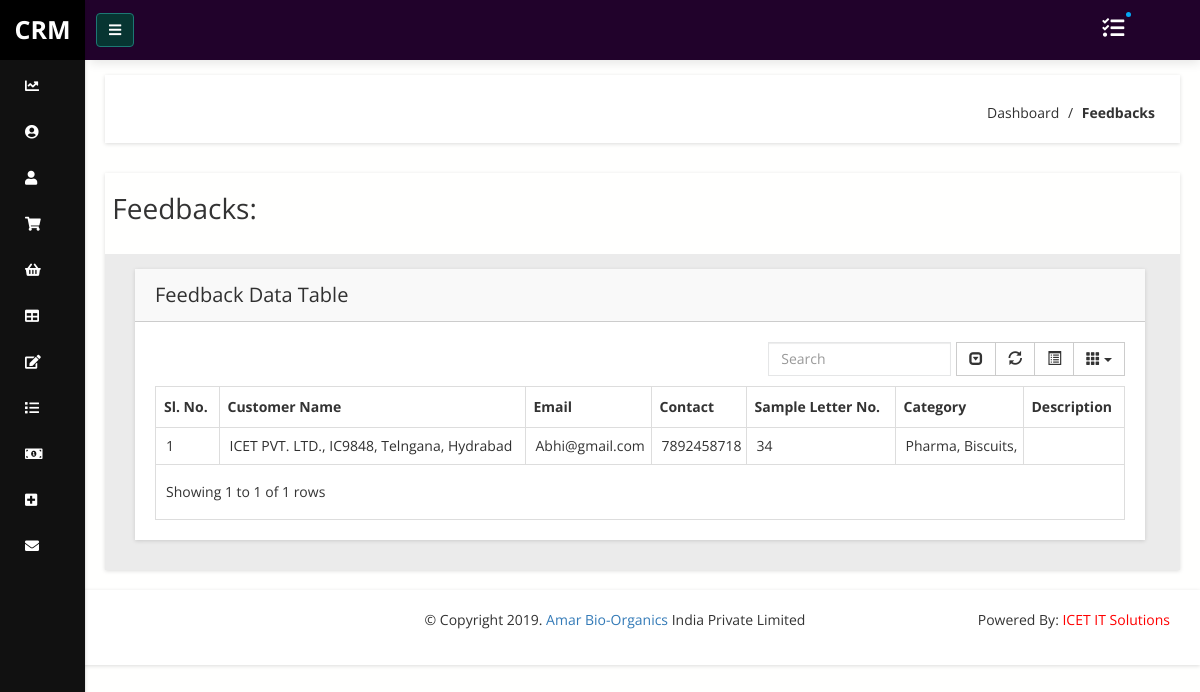
The app's page /feedback/list (signed in) with its own data.
### crm/models.py (models this page shows, shortened)
class Feedback(models.Model):
	feedback_id = models.AutoField(primary_key=True)
	user = models.ForeignKey(User,on_delete=models.CASCADE)
	customer_name = models.ForeignKey(Lead, on_delete=models.CASCADE)
	email = models.EmailField()
	contact = models.CharField(max_length=13, null=True, blank=True)
	sample_letter = models.CharField(max_length=50, blank=True, null=True)
	sample1_name = models.CharField(max_length=1000, blank=True, null=True)
	comment1 = models.TextField(max_length=1000, blank=True, null=True)
	sample2_name = models.CharField(max_length=1000, blank=True, null=True)
	comment2 = models.TextField(max_length=1000, blank=True, null=True)
	sample3_name = models.CharField(max_length=1000, blank=True, null=True)
	comment3 = models.TextField(max_length=1000, blank=True, null=True)
	sample4_name = models.CharField(max_length=1000, blank=True, null=True)
	comment4 = models.TextField(max_length=1000, blank=True, null=True)
	sample5_name = models.CharField(max_length=1000, blank=True, null=True)
	comment5 = models.TextField(max_length=1000, blank=True, null=True)
	sample6_name = models.CharField(max_length=1000, blank=True, null=True)
	comment6 = models.TextField(max_length=1000, blank=True, null=True)
	sample7_name = models.CharField(max_length=1000, blank=True, null=True)
	comment7 = models.TextField(max_length=1000, blank=True, null=True)
	sample8_name = models.CharField(max_length=1000, blank=True, null=True)
	comment8 = models.TextField(max_length=1000, blank=True, null=True)
	sample9_name = models.CharField(max_length=1000, blank=True, null=True)
	comment9 = models.TextField(max_length=1000, blank=True, null=True)
	sample10_name = models.CharField(max_length=1000, blank=True, null=True)
	comment10 = models.TextField(max_length=1000, blank=True, null=True)
	description = models.TextField(max_length=1000, blank=True, null=True)

class Lead(models.Model):
	categories_choice = (('Bakery','Bakery'),
					('Pharma','Pharma'),
					('Beverages','Beverages'),
					('Ice-Creams','Ice-Creams'),
					('Biscuits','Biscuits'),
					('Confectionary','Confectionary'),
					('B.C','B.C'),
					('Cookies','Cookies'),
					('SPF','SPF'))
	lead_id = models.AutoField(primary_key=True)
	user = models.ForeignKey(User, on_delete=models.CASCADE, null=True, blank=True)
	contacts = models.ManyToManyField(Contact)
	lead_name = models.CharField(max_length=100,blank=True,null=True)
	first_name = models.CharField(max_length=100,null=True,blank=True)
	last_name = models.CharField(max_length=100,null=True,blank=True)
	code = models.CharField(max_length=100, unique=True)
	lead_company = models.CharField(max_length=100,null=True,blank=True)
	status = models.CharField(max_length=255, blank=True,null=True, choices=LEAD_STATUS, default="New")
	source = models.CharField(max_length=255,blank=True, null=True, choices=LEAD_SOURCE)
	phone = models.CharField(max_length=20, null=True,blank=True)
	land_line = models.CharField(max_length=20, null=True,blank=True)
	email = models.EmailField(blank=True,null=True)
	website = models.CharField(max_length=100,null=True,blank=True)
	address = models.CharField(max_length=100,null=True,blank=True)
	street =  models.CharField(max_length=100,null=True,blank=True)
	city = models.CharField(max_length=100,null=True,blank=True)
	dob1 = models.DateField()
	state =  models.CharField(max_length=100,null=True,blank=True)
	postal_code = models.IntegerField(blank=True,null=True)
	country = models.CharField(max_length=100, choices=COUNTRIES,null=True,blank=True)
	description = models.TextField(blank=True, null=True)
	attachment = models.FileField(upload_to='LeadAttach/', null=True, blank=True)
	attachment1 = models.FileField(upload_to='FSSAIL/', null=True, blank=True)
	attachment2 = models.FileField(upload_to='GST/', null=True, blank=True)
	created_on = models.DateTimeField(auto_now=True)
	designation = models.CharField(max_length=100,blank=True,null=True)
	categories = models.ManyToManyField(Category)
	lead_active = models.BooleanField(default=True)
	gst_number = models.CharField(max_length=200,null=True,blank=True)
	department = models.CharField(max_length=200,null=True,blank=True)
	currency_code = models.CharField(max_length=200,choices=CURRENCY_CODES,default='INR')
	def __str__(self):
		if self.code:
			return self.lead_company +', '+ self.code+', '+ self.state+', '+self.city
		else:
			return self.lead_company+', '+ self.state+', '+self.city

class Category(models.Model):
	id = models.AutoField(primary_key=True)
	name = models.CharField(max_length=200)
	def __str__(self):
		return self.name

### crm/views.py (the view)
# urls.py: path('feedback/list', feedback_list),
def feedback_list(request):
	user = request.user
	if user.is_superuser:
		feedback = Feedback.objects.all()
		return render(request,'feedback_admin.html',{"feedback":feedback})
	else:
		feedback = Feedback.objects.filter(user=user)
		return render(request,'feedback_list.html',{'feedback':feedback})

### crm/templates/feedback_list.html (shortened to what this page needs)
 {% extends 'base.html' %} {% load staticfiles %} {% load widget_tweaks %} {% block content %}
<div class="breadcome-area mg-b-30 small-dn">
    <div class="container-fluid">
        <div class="row">
            <div class="col-lg-12">
                <div class="breadcome-list map-mg-t-40-gl shadow-reset">
                    <div class="row">
                        <div class="col-lg-6 col-md-6 col-sm-6 col-xs-6 pull-right">
                            <ul class="breadcome-menu">
                                <li><a href="dash-test.html">Dashboard</a> <span class="bread-slash">/</span>
                                </li>
                                <li><span class="bread-blod">Feedbacks</span>
                                </li>
                            </ul>
                        </div>
                    </div>
                </div>
            </div>
        </div>
    </div>
</div>
<div class="adminpro-accordion-area">
    <div class="container-fluid">
        <div class="row">
            <div class="col-lg-12">
                <div class="admin-pro-accordion-wrap mg-b-15 shadow-reset">
                    <div class="alert-title"><br>
                        <h1>&nbspFeedbacks:</h1>
                    </div>
                    <br>
                    <div class="panel-group adminpro-custon-design" id="accordion">
                        <div id="collapse1" class="panel-collapse panel-ic collapse in">
                            <div class="panel-body admin-panel-content animated bounce">
                                <div class="admin-dashone-data-table-area">
                                    <div class="container-fluid">
                                        <div class="row">
                                            <div class="col-lg-12">
                                                <div class="sparkline8-list shadow-reset">
                                                    <div class="sparkline8-hd">
                                                        <div class="main-sparkline8-hd">
                                                            <h1>Feedback <span class="table-project-n">Data</span> Table</h1>
                                                        </div>
                                                    </div>
                                                    <div class="sparkline8-graph">
                                                        <div class="datatable-dashv1-list custom-datatable-overright">
                                                            <table id="table" data-toggle="table" data-pagination="true" data-search="true" data-show-columns="true" data-show-pagination-switch="true" data-show-refresh="true" data-key-events="true" data-show-toggle="true" data-resizable="true" data-cookie="true"
                                                                data-cookie-id-table="saveId"  data-click-to-select="true" data-toolbar="#toolbar">
                                                                <thead>
                                                                    <tr>
                                                                        <th >Sl. No.</th>
                                                                        <th >Customer Name</th>
                                                                        <th >Email</th>
                                                                        <th>Contact</th>
                                                                        <th >Sample Letter No.</th>
                                                                        <th >Category</th>
                                                                        <th >Description</th>
                                                                    </tr>
                                                                </thead>
                                                                <tbody>
                                                                    {% for i in feedback %}
                                                                    <tr>
                                                                        <td>{{ i.feedback_id }}</td>
                                                                        <td><a href="/detail/feedback/information/{{ i.feedback_id }}">{{ i.customer_name }}</a></td>
                                                                        <td>{{ i.email }}</td>
                                                                        <td>{{ i.contact }}</td>
                                                                        <td>{{ i.sample_letter }}</td>
                                                                        <td>
                                                                        {% for j in i.customer_name.categories.all %}
                                                                             {{ j }},
                                                                        {%endfor%}
                                                                        </td>
                                                                        <td>{{ i.description }}</td>
                                                                    </tr>
                                                                    {% endfor %}
                                                                </tbody>
                                                            </table>
                                                        </div>
                                                    </div>
                                                </div>
                                            </div>
                                        </div>
                                    </div>
                                </div>
                            </div>
                        </div>
                    </div>
                </div>
            </div>
        </div>
    </div>
</div>
</div>
{% endblock %}

### records on screen
Feedback: feedback_id "1", customer_name "ICET PVT. LTD., IC9848, Telngana, Hydrabad", email "Abhi@gmail.com", contact "7892458718", sample_letter "34"
Category: name "Pharma"
Category: name "Biscuits"
